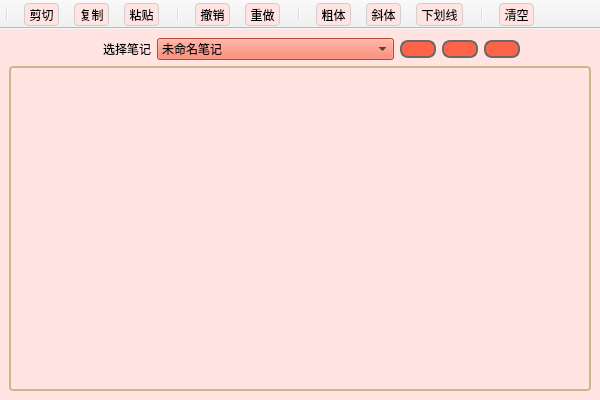
<?xml version="1.0" encoding="UTF-8"?>
<ui version="4.0">
 <class>NoteWindow</class>
 <widget class="QMainWindow" name="NoteWindow">
  <property name="geometry">
   <rect>
    <x>0</x>
    <y>0</y>
    <width>600</width>
    <height>400</height>
   </rect>
  </property>
  <property name="windowTitle">
   <string>笔记</string>
  </property>
  <property name="styleSheet">
   <string notr="true">QWidget
{
	color:black;
}
QPushButton
{
	background-color: rgb(255,99,71);
	border-radius : 8px;
	border: 2px solid rgb(105,105,105);
	transition: all 0.2s ease;
}
QPushButton:hover
{
	background-color: #ff7a5a;
	transform: scale(1.03);
}
QPushButton:pressed
{
	background-color:#ffb3a3;
	transform: scale(0.97);
	border-color:rgb(95,95,95);
}
QPushButton:disabled
{
	background-color: #FFA07A;
}
QMainWindow
{
	background-color: rgb(255,228,225);
}
QLineEdit
{
	background-color:transparent;
	border:2px solid gray;
	border-radius:6px;
}
QComboBox
{
	background-color:rgb(255,99,71);
}
QToolBar
{
	spacing:15px;
}
QPlainTextEdit
{
	background-color:rgb(255,228,225);
	border-radius:4px;
	border:2px solid rgb(210,180,140);
}
QToolButton
{
	background-color:rgb(255,228,225);
	border-radius:4px;
	border:1px solid rgb(210,205,210);
}
QToolButton:hover
{
	background-color:rgb(250,215,210);
}
QToolButton:pressed
{
	background-color:rgb(245,185,180);
}
QToolButton:checked
{
	background-color:rgb(245,185,180);
}
QToolBar
{
	padding:3px;
}
QMessageBox QPushButton
{
	width:60px;
}
QInputDialog QPushButton
{
	width:60px;
}
QScrollBar
{
	border-raidus:8px;
	background-color:rgb(215,200,215);
}
QScrollBar::handle
{
	border-radius:8px;
	background-color:rgb(220,190,220);
}</string>
  </property>
  <widget class="QWidget" name="centralwidget">
   <layout class="QVBoxLayout" name="verticalLayout">
    <item>
     <layout class="QHBoxLayout" name="horizontalLayout" stretch="3,3,10,1,1,1,3">
      <item>
       <spacer name="horizontalSpacer">
        <property name="orientation">
         <enum>Qt::Orientation::Horizontal</enum>
        </property>
        <property name="sizeHint" stdset="0">
         <size>
          <width>40</width>
          <height>20</height>
         </size>
        </property>
       </spacer>
      </item>
      <item>
       <widget class="QLabel" name="lab_note">
        <property name="text">
         <string>选择笔记</string>
        </property>
        <property name="alignment">
         <set>Qt::AlignmentFlag::AlignRight|Qt::AlignmentFlag::AlignTrailing|Qt::AlignmentFlag::AlignVCenter</set>
        </property>
       </widget>
      </item>
      <item>
       <widget class="QComboBox" name="noteCombo">
        <property name="editable">
         <bool>false</bool>
        </property>
        <property name="maxVisibleItems">
         <number>40</number>
        </property>
        <property name="frame">
         <bool>true</bool>
        </property>
        <item>
         <property name="text">
          <string>未命名笔记</string>
         </property>
        </item>
       </widget>
      </item>
      <item>
       <widget class="QPushButton" name="btn_addNote">
        <property name="toolTip">
         <string>新建笔记</string>
        </property>
        <property name="text">
         <string/>
        </property>
        <property name="icon">
         <iconset resource="res.qrc">
          <normaloff>:/icons/images/add.png</normaloff>:/icons/images/add.png</iconset>
        </property>
       </widget>
      </item>
      <item>
       <widget class="QPushButton" name="btn_deleteNote">
        <property name="toolTip">
         <string>删除笔记</string>
        </property>
        <property name="text">
         <string/>
        </property>
        <property name="icon">
         <iconset resource="res.qrc">
          <normaloff>:/icons/images/delete.png</normaloff>:/icons/images/delete.png</iconset>
        </property>
       </widget>
      </item>
      <item>
       <widget class="QPushButton" name="btn_changeName">
        <property name="toolTip">
         <string>修改名称</string>
        </property>
        <property name="text">
         <string/>
        </property>
        <property name="icon">
         <iconset resource="res.qrc">
          <normaloff>:/icons/images/title.png</normaloff>:/icons/images/title.png</iconset>
        </property>
       </widget>
      </item>
      <item>
       <spacer name="horizontalSpacer_2">
        <property name="orientation">
         <enum>Qt::Orientation::Horizontal</enum>
        </property>
        <property name="sizeHint" stdset="0">
         <size>
          <width>40</width>
          <height>20</height>
         </size>
        </property>
       </spacer>
      </item>
     </layout>
    </item>
    <item>
     <widget class="QPlainTextEdit" name="plainTextEdit"/>
    </item>
   </layout>
  </widget>
  <widget class="QToolBar" name="toolBar">
   <property name="minimumSize">
    <size>
     <width>0</width>
     <height>0</height>
    </size>
   </property>
   <property name="maximumSize">
    <size>
     <width>16777215</width>
     <height>50</height>
    </size>
   </property>
   <property name="font">
    <font>
     <family>未来圆SC</family>
    </font>
   </property>
   <property name="windowTitle">
    <string>toolBar</string>
   </property>
   <property name="layoutDirection">
    <enum>Qt::LayoutDirection::LeftToRight</enum>
   </property>
   <property name="movable">
    <bool>false</bool>
   </property>
   <property name="toolButtonStyle">
    <enum>Qt::ToolButtonStyle::ToolButtonTextUnderIcon</enum>
   </property>
   <property name="floatable">
    <bool>false</bool>
   </property>
   <attribute name="toolBarArea">
    <enum>TopToolBarArea</enum>
   </attribute>
   <attribute name="toolBarBreak">
    <bool>false</bool>
   </attribute>
   <addaction name="separator"/>
   <addaction name="act_cut"/>
   <addaction name="act_copy"/>
   <addaction name="act_paste"/>
   <addaction name="separator"/>
   <addaction name="act_undo"/>
   <addaction name="act_redo"/>
   <addaction name="separator"/>
   <addaction name="act_bold"/>
   <addaction name="act_italic"/>
   <addaction name="act_underline"/>
   <addaction name="separator"/>
   <addaction name="act_clear"/>
  </widget>
  <action name="act_cut">
   <property name="icon">
    <iconset resource="res.qrc">
     <normaloff>:/icons/images/cut.png</normaloff>:/icons/images/cut.png</iconset>
   </property>
   <property name="text">
    <string>剪切</string>
   </property>
   <property name="toolTip">
    <string>剪切到粘贴板</string>
   </property>
   <property name="shortcut">
    <string>Ctrl+X</string>
   </property>
   <property name="menuRole">
    <enum>QAction::MenuRole::NoRole</enum>
   </property>
  </action>
  <action name="act_copy">
   <property name="icon">
    <iconset resource="res.qrc">
     <normaloff>:/icons/images/copy.png</normaloff>:/icons/images/copy.png</iconset>
   </property>
   <property name="text">
    <string>复制</string>
   </property>
   <property name="toolTip">
    <string>复制到粘贴板</string>
   </property>
   <property name="shortcut">
    <string>Ctrl+C</string>
   </property>
   <property name="menuRole">
    <enum>QAction::MenuRole::NoRole</enum>
   </property>
  </action>
  <action name="act_paste">
   <property name="icon">
    <iconset resource="res.qrc">
     <normaloff>:/icons/images/paste.png</normaloff>:/icons/images/paste.png</iconset>
   </property>
   <property name="text">
    <string>粘贴</string>
   </property>
   <property name="toolTip">
    <string>从粘贴板粘贴</string>
   </property>
   <property name="shortcut">
    <string>Ctrl+V</string>
   </property>
   <property name="menuRole">
    <enum>QAction::MenuRole::NoRole</enum>
   </property>
  </action>
  <action name="act_undo">
   <property name="icon">
    <iconset resource="res.qrc">
     <normaloff>:/icons/images/undo.png</normaloff>:/icons/images/undo.png</iconset>
   </property>
   <property name="text">
    <string>撤销</string>
   </property>
   <property name="toolTip">
    <string>撤销上次编辑操作</string>
   </property>
   <property name="shortcut">
    <string>Ctrl+Z</string>
   </property>
   <property name="menuRole">
    <enum>QAction::MenuRole::NoRole</enum>
   </property>
  </action>
  <action name="act_redo">
   <property name="icon">
    <iconset resource="res.qrc">
     <normaloff>:/icons/images/redo.png</normaloff>:/icons/images/redo.png</iconset>
   </property>
   <property name="text">
    <string>重做</string>
   </property>
   <property name="toolTip">
    <string>重做上次操作</string>
   </property>
   <property name="shortcut">
    <string>Ctrl+Y</string>
   </property>
   <property name="menuRole">
    <enum>QAction::MenuRole::NoRole</enum>
   </property>
  </action>
  <action name="act_bold">
   <property name="checkable">
    <bool>true</bool>
   </property>
   <property name="icon">
    <iconset resource="res.qrc">
     <normaloff>:/icons/images/bold.png</normaloff>:/icons/images/bold.png</iconset>
   </property>
   <property name="text">
    <string>粗体</string>
   </property>
   <property name="toolTip">
    <string>粗体</string>
   </property>
   <property name="menuRole">
    <enum>QAction::MenuRole::NoRole</enum>
   </property>
  </action>
  <action name="act_italic">
   <property name="checkable">
    <bool>true</bool>
   </property>
   <property name="icon">
    <iconset resource="res.qrc">
     <normaloff>:/icons/images/italic.png</normaloff>:/icons/images/italic.png</iconset>
   </property>
   <property name="text">
    <string>斜体</string>
   </property>
   <property name="menuRole">
    <enum>QAction::MenuRole::NoRole</enum>
   </property>
  </action>
  <action name="act_underline">
   <property name="checkable">
    <bool>true</bool>
   </property>
   <property name="icon">
    <iconset resource="res.qrc">
     <normaloff>:/icons/images/underline.png</normaloff>:/icons/images/underline.png</iconset>
   </property>
   <property name="text">
    <string>下划线</string>
   </property>
   <property name="menuRole">
    <enum>QAction::MenuRole::NoRole</enum>
   </property>
  </action>
  <action name="act_clear">
   <property name="icon">
    <iconset resource="res.qrc">
     <normaloff>:/icons/images/clear.png</normaloff>:/icons/images/clear.png</iconset>
   </property>
   <property name="text">
    <string>清空</string>
   </property>
   <property name="toolTip">
    <string>清空文本</string>
   </property>
   <property name="menuRole">
    <enum>QAction::MenuRole::NoRole</enum>
   </property>
  </action>
 </widget>
 <resources>
  <include location="res.qrc"/>
 </resources>
 <connections>
  <connection>
   <sender>act_copy</sender>
   <signal>triggered()</signal>
   <receiver>plainTextEdit</receiver>
   <slot>copy()</slot>
   <hints>
    <hint type="sourcelabel">
     <x>-1</x>
     <y>-1</y>
    </hint>
    <hint type="destinationlabel">
     <x>299</x>
     <y>240</y>
    </hint>
   </hints>
  </connection>
  <connection>
   <sender>act_cut</sender>
   <signal>triggered()</signal>
   <receiver>plainTextEdit</receiver>
   <slot>cut()</slot>
   <hints>
    <hint type="sourcelabel">
     <x>-1</x>
     <y>-1</y>
    </hint>
    <hint type="destinationlabel">
     <x>299</x>
     <y>240</y>
    </hint>
   </hints>
  </connection>
  <connection>
   <sender>act_paste</sender>
   <signal>triggered()</signal>
   <receiver>plainTextEdit</receiver>
   <slot>paste()</slot>
   <hints>
    <hint type="sourcelabel">
     <x>-1</x>
     <y>-1</y>
    </hint>
    <hint type="destinationlabel">
     <x>299</x>
     <y>240</y>
    </hint>
   </hints>
  </connection>
  <connection>
   <sender>act_undo</sender>
   <signal>triggered()</signal>
   <receiver>plainTextEdit</receiver>
   <slot>undo()</slot>
   <hints>
    <hint type="sourcelabel">
     <x>-1</x>
     <y>-1</y>
    </hint>
    <hint type="destinationlabel">
     <x>299</x>
     <y>240</y>
    </hint>
   </hints>
  </connection>
  <connection>
   <sender>act_redo</sender>
   <signal>triggered()</signal>
   <receiver>plainTextEdit</receiver>
   <slot>redo()</slot>
   <hints>
    <hint type="sourcelabel">
     <x>-1</x>
     <y>-1</y>
    </hint>
    <hint type="destinationlabel">
     <x>299</x>
     <y>240</y>
    </hint>
   </hints>
  </connection>
  <connection>
   <sender>act_clear</sender>
   <signal>triggered()</signal>
   <receiver>plainTextEdit</receiver>
   <slot>clear()</slot>
   <hints>
    <hint type="sourcelabel">
     <x>-1</x>
     <y>-1</y>
    </hint>
    <hint type="destinationlabel">
     <x>299</x>
     <y>240</y>
    </hint>
   </hints>
  </connection>
 </connections>
</ui>
